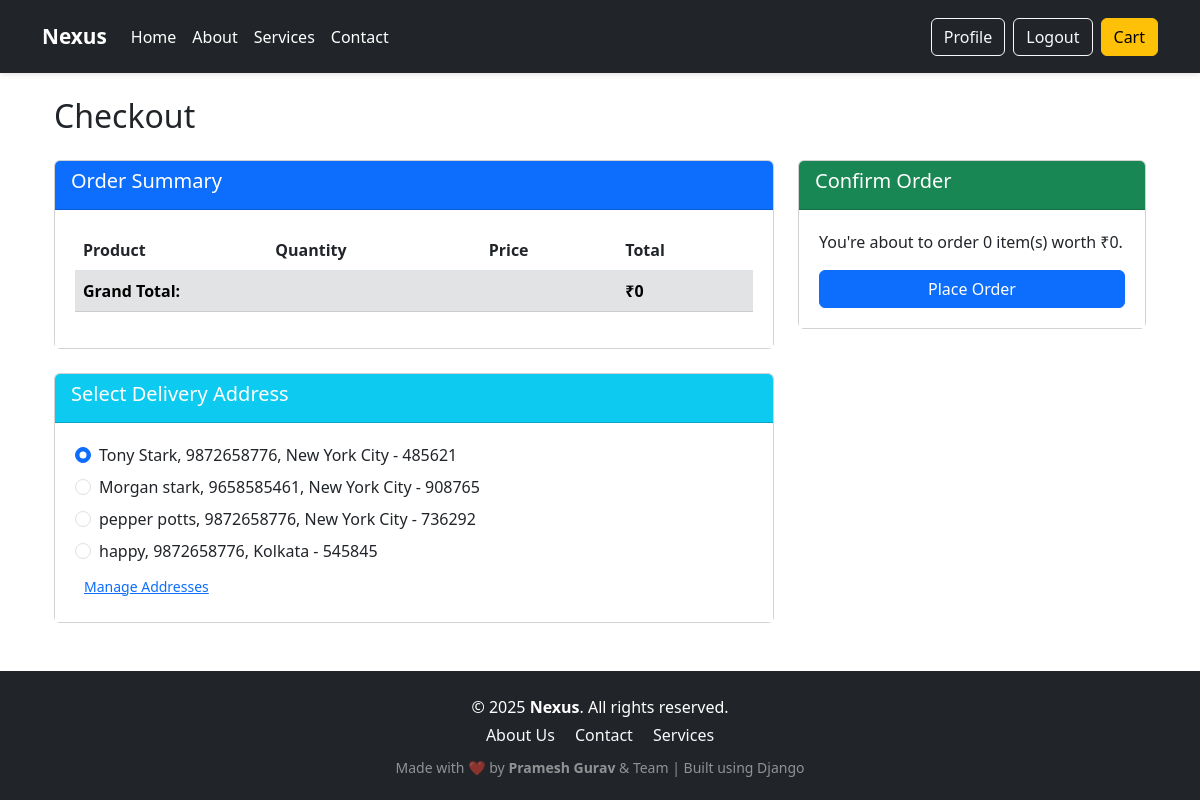
The app's page /checkout/ (signed in) with its own data.
### store/models.py (models this page shows, shortened)
class Address(models.Model):
    user = models.ForeignKey(User, on_delete=models.CASCADE)
    full_name = models.CharField(max_length=100)
    phone = models.CharField(max_length=15)
    pincode = models.CharField(max_length=10)
    city = models.CharField(max_length=100)
    state = models.CharField(max_length=100)
    street_address = models.CharField(max_length=200)
    landmark = models.CharField(max_length=200, blank=True, null=True)

### store/views.py (the view, shortened to what this page needs)
# urls.py: path('checkout/', views.checkout, name='checkout'),
@login_required
def checkout(request):
    cart_items = CartItem.objects.filter(user=request.user)
    total = sum(item.total_price() for item in cart_items)
    addresses = Address.objects.filter(user=request.user)
    return render(request, 'store/checkout.html', {'cart_items': cart_items, 'total': total, 'addresses': addresses})

### store/templates/store/checkout.html (shortened to what this page needs)
{% extends 'store/base.html' %}
{% block content %}
<div class="container mt-4">
    <h2 class="mb-4">Checkout</h2>
    <div class="row">
        <div class="col-md-8">
            <div class="card mb-4">
                <div class="card-header bg-primary text-white">
                    <h5>Order Summary</h5>
                </div>
                <div class="card-body">
                    <table class="table">
                        <thead>
                            <tr>
                                <th>Product</th>
                                <th>Quantity</th>
                                <th>Price</th>
                                <th>Total</th>
                            </tr>
                        </thead>
                        <tbody>
                            <tr class="table-secondary">
                                <td colspan="3"><strong>Grand Total:</strong></td>
                                <td><strong>₹{{ total }}</strong></td>
                            </tr>
                        </tbody>
                    </table>
                </div>
            </div>
            <div class="card">
                <div class="card-header bg-info text-white">
                    <h5>Select Delivery Address</h5>
                </div>
                <div class="card-body">
                    {% if addresses %}
                        <form method="POST" action="{% url 'payment' %}">
                            {% for address in addresses %}
                            <div class="form-check mb-2">
                                <input class="form-check-input" type="radio" name="selected_address" value="{{ address.id }}" id="address{{ address.id }}" {% if forloop.first %}checked{% endif %}>
                                <label class="form-check-label" for="address{{ address.id }}">
                                    {{ address.full_name }}, {{ address.phone }}, {{ address.city }} - {{ address.pincode }}
                                </label>
                            </div>
                            {% endfor %}
                            <a href="{% url 'address_book' %}" class="btn btn-sm btn-link">Manage Addresses</a>
                            {% else %}
                            <p>No addresses found. <a href="{% url 'add_address' %}">Add a new address</a></p>
                            {% endif %}
                        </div>
                    </div>
                </div>
                <div class="col-md-4">
                    <div class="card">
                        <div class="card-header bg-success text-white">
                            <h5>Confirm Order</h5>
                        </div>
                        <div class="card-body">
                            <p>You're about to order {{ cart_items|length }} item(s) worth ₹{{ total }}.</p>
                            <button type="submit" class="btn btn-primary w-100">Place Order</button>
                </div>
            </div>
        </div>
    </div>
</div>
{% endblock %}

### static/css/style.css (style rules this page uses)
body { background-color: #ffffff; font-family: 'Segoe UI', sans-serif; justify-content: center; align-items: center; margin: 0; padding: 0; }
.card-body { display: flex; flex-direction: column; justify-content: space-between; padding: 1.25rem; background-color: #fff; }

### records on screen
Address: full_name "Tony Stark", phone "9872658776", city "New York City", pincode "485621"
Address: full_name "Morgan stark", phone "9658585461", city "New York City", pincode "908765"
Address: full_name "pepper potts", phone "9872658776", city "New York City", pincode "736292"
Address: full_name "happy", phone "9872658776", city "Kolkata", pincode "545845"

### other values on screen
{{ total }} "0"
{{ cart_items|length }} "0"
